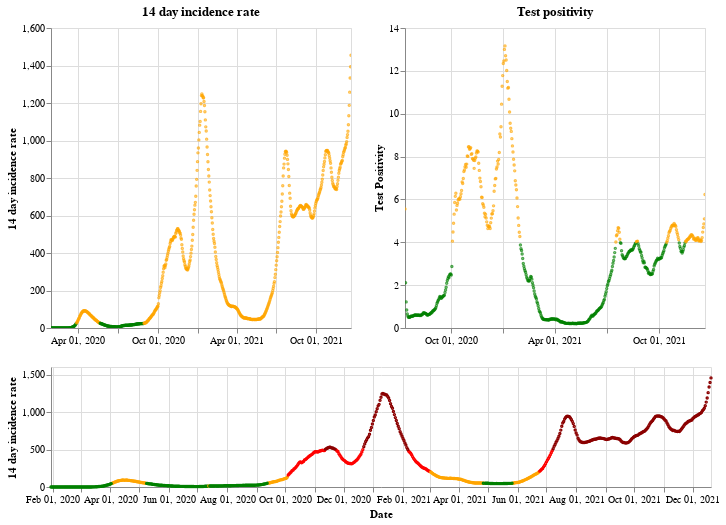

Notebook source saved alongside this figure:
### Markdown cell above
## England

### Code cell
plot_traffic_light('England')

### Figure 1 — Vega-Lite specification as saved in the notebook (floating-point values rounded to 4 significant figures; data arrays with more than 128 entries replaced by an {"elided": "..."} marker saying what was removed)
{"config": {"view": {"continuousWidth": 400, "continuousHeight": 300}}, "vconcat": [{"hconcat": [{"mark": {"type": "point", "size": 2}, "encoding": {"color": {"condition": {"value": "green", "test": "(datum.twoWeeklyCasesRate <= 25)"}, "value": "orange"}, "tooltip": [{"type": "nominal", "field": "areaName"}, {"type": "temporal", "field": "date"}, {"type": "quantitative", "field": "twoWeeklyCasesRate"}, {"type": "quantitative", "field": "testPositivity"}], "x": {"type": "temporal", "axis": {"title": ""}, "field": "date", "scale": {"domain": {"selection": "DateBrush"}}, "timeUnit": "yearmonthdate"}, "y": {"type": "quantitative", "axis": {"title": "14 day incidence rate"}, "field": "twoWeeklyCasesRate"}}, "title": "14 day incidence rate", "width": 300}, {"mark": {"type": "point", "size": 2}, "encoding": {"color": {"condition": {"value": "green", "test": "(datum.testPositivity <= 4)"}, "value": "orange"}, "tooltip": [{"type": "nominal", "field": "areaName"}, {"type": "temporal", "field": "date"}, {"type": "quantitative", "field": "twoWeeklyCasesRate"}, {"type": "quantitative", "field": "testPositivity"}], "x": {"type": "temporal", "axis": {"title": ""}, "field": "date", "scale": {"domain": {"selection": "DateBrush"}}, "timeUnit": "yearmonthdate"}, "y": {"type": "quantitative", "axis": {"title": "Test Positivity"}, "field": "testPositivity"}}, "title": "Test positivity", "width": 300}]}, {"layer": [{"mark": {"type": "point", "size": 2}, "encoding": {"color": {"condition": {"value": "orange", "test": "(((datum.testPositivity < 4) && (datum.twoWeeklyCasesRate >= 50)) && (datum.twoWeeklyCasesRate < 200))"}, "value": "red"}, "opacity": {"condition": {"value": 1, "test": "((datum.twoWeeklyCasesRate >= 50) && (datum.twoWeeklyCasesRate < 500))"}, "value": 0}, "tooltip": [{"type": "nominal", "field": "areaName"}, {"type": "temporal", "field": "date"}, {"type": "quantitative", "field": "twoWeeklyCasesRate"}, {"type": "quantitative", "field": "testPositivity"}], "x": {"type": "temporal", "axis": {"title": "Date"}, "field": "date", "timeUnit": "yearmonthdate"}, "y": {"type": "quantitative", "axis": {"title": "14 day incidence rate"}, "field": "twoWeeklyCasesRate"}}, "selection": {"DateBrush": {"type": "interval", "encodings": ["x"], "fields": ["Time"]}}}, {"mark": {"type": "point", "size": 2}, "encoding": {"color": {"value": "darkred"}, "opacity": {"condition": {"value": 1, "test": "(datum.twoWeeklyCasesRate >= 500)"}, "value": 0}, "tooltip": [{"type": "nominal", "field": "areaName"}, {"type": "temporal", "field": "date"}, {"type": "quantitative", "field": "twoWeeklyCasesRate"}, {"type": "quantitative", "field": "testPositivity"}], "x": {"type": "temporal", "axis": {"title": "Date"}, "field": "date", "timeUnit": "yearmonthdate"}, "y": {"type": "quantitative", "axis": {"title": "14 day incidence rate"}, "field": "twoWeeklyCasesRate"}}}, {"mark": {"type": "point", "size": 2}, "encoding": {"color": {"condition": {"value": "green", "test": "((datum.testPositivity < 4) && (datum.twoWeeklyCasesRate < 50))"}, "value": "orange"}, "opacity": {"condition": {"value": 1, "test": "(datum.twoWeeklyCasesRate < 50)"}, "value": 0}, "tooltip": [{"type": "nominal", "field": "areaName"}, {"type": "temporal", "field": "date"}, {"type": "quantitative", "field": "twoWeeklyCasesRate"}, {"type": "quantitative", "field": "testPositivity"}], "x": {"type": "temporal", "axis": {"title": "Date"}, "field": "date", "timeUnit": "yearmonthdate"}, "y": {"type": "quantitative", "axis": {"title": "14 day incidence rate"}, "field": "twoWeeklyCasesRate"}}}], "height": 120, "width": 660}], "data": {"name": "data-492e42fc924192164964f69e6a7a5c85"}, "$schema": "https://vega.github.io/schema/vega-lite/v4.8.1.json", "datasets": {"data-492e42fc924192164964f69e6a7a5c85": {"elided": "691 records"}}}
